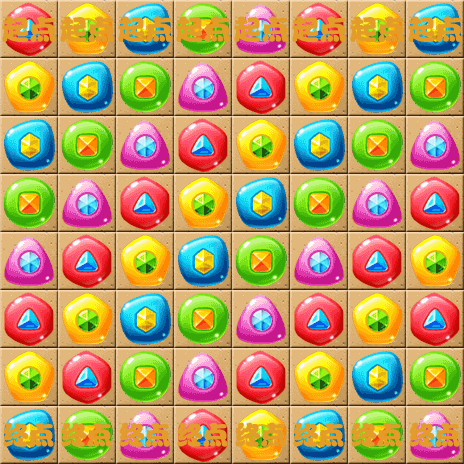

Rendered tile map (Tiled .tmx) drawn with the repository's tilesets; below, a short description and the map source with its tile grids summarised:
An orthogonal 8x8 tile map with 58x58 px tiles, 8 tile layers (1-layer, 2-layer, 3-layer, 4-layer, ...).

<map version="1.0" orientation="orthogonal" renderorder="right-down" width="8" height="8" tilewidth="58" tileheight="58">
 <tileset firstgid="1" name="backgroundBlock" tilewidth="58" tileheight="58">
  <image source="backgroundBlock.png" width="348" height="870" />
 </tileset>
 <layer name="1-layer" width="8" height="8">
  <data>[64 cells, 47 non-empty, 1 distinct tile ids]</data>
 </layer>
 <layer name="2-layer" width="8" height="8">
  <data>[64 cells, 56 non-empty, 5 distinct tile ids]</data>
 </layer>
 <layer name="3-layer" width="8" height="8">
  <data>[64 cells, 64 non-empty, 1 distinct tile ids]</data>
 </layer>
 <layer name="4-layer" width="8" height="8">
  <data>[64 cells, 55 non-empty, 1 distinct tile ids]</data>
 </layer>
 <layer name="5-layer" width="8" height="8">
  <data>[64 cells, 62 non-empty, 1 distinct tile ids]</data>
 </layer>
 <layer name="6-layer" width="8" height="8">
  <data>[64 cells, 64 non-empty, 5 distinct tile ids]</data>
 </layer>
 <layer name="7-layer" width="8" height="8">
  <data>[64 cells, 63 non-empty, 1 distinct tile ids]</data>
 </layer>
 <layer name="8-layer" width="8" height="8">
  <data>[64 cells, 63 non-empty, 3 distinct tile ids]</data>
 </layer>
</map>
